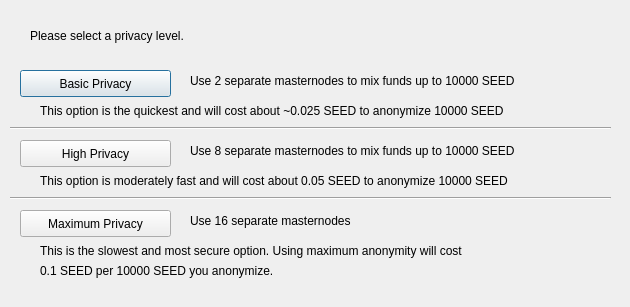
<?xml version="1.0" encoding="UTF-8"?>
<ui version="4.0">
 <class>DarksendConfig</class>
 <widget class="QDialog" name="DarksendConfig">
  <property name="geometry">
   <rect>
    <x>0</x>
    <y>0</y>
    <width>630</width>
    <height>307</height>
   </rect>
  </property>
  <property name="windowTitle">
   <string>Configure Darksend</string>
  </property>
  <widget class="QPushButton" name="buttonBasic">
   <property name="geometry">
    <rect>
     <x>20</x>
     <y>70</y>
     <width>151</width>
     <height>27</height>
    </rect>
   </property>
   <property name="text">
    <string>Basic Privacy</string>
   </property>
  </widget>
  <widget class="QPushButton" name="buttonHigh">
   <property name="geometry">
    <rect>
     <x>20</x>
     <y>140</y>
     <width>151</width>
     <height>27</height>
    </rect>
   </property>
   <property name="text">
    <string>High Privacy</string>
   </property>
  </widget>
  <widget class="QPushButton" name="buttonMax">
   <property name="geometry">
    <rect>
     <x>20</x>
     <y>210</y>
     <width>151</width>
     <height>27</height>
    </rect>
   </property>
   <property name="text">
    <string>Maximum Privacy</string>
   </property>
  </widget>
  <widget class="QLabel" name="label">
   <property name="geometry">
    <rect>
     <x>30</x>
     <y>20</y>
     <width>571</width>
     <height>31</height>
    </rect>
   </property>
   <property name="text">
    <string>Please select a privacy level.</string>
   </property>
  </widget>
  <widget class="QLabel" name="label_2">
   <property name="geometry">
    <rect>
     <x>190</x>
     <y>70</y>
     <width>421</width>
     <height>21</height>
    </rect>
   </property>
   <property name="text">
    <string>Use 2 separate masternodes to mix funds up to 10000 SEED</string>
   </property>
  </widget>
  <widget class="QLabel" name="label_3">
   <property name="geometry">
    <rect>
     <x>190</x>
     <y>140</y>
     <width>411</width>
     <height>21</height>
    </rect>
   </property>
   <property name="text">
    <string>Use 8 separate masternodes to mix funds up to 10000 SEED</string>
   </property>
  </widget>
  <widget class="QLabel" name="label_4">
   <property name="geometry">
    <rect>
     <x>190</x>
     <y>210</y>
     <width>421</width>
     <height>21</height>
    </rect>
   </property>
   <property name="text">
    <string>Use 16 separate masternodes</string>
   </property>
  </widget>
  <widget class="QLabel" name="label_6">
   <property name="geometry">
    <rect>
     <x>40</x>
     <y>100</y>
     <width>561</width>
     <height>21</height>
    </rect>
   </property>
   <property name="text">
    <string>This option is the quickest and will cost about ~0.025 SEED to anonymize 10000 SEED</string>
   </property>
  </widget>
  <widget class="QLabel" name="label_7">
   <property name="geometry">
    <rect>
     <x>40</x>
     <y>170</y>
     <width>561</width>
     <height>21</height>
    </rect>
   </property>
   <property name="text">
    <string>This option is moderately fast and will cost about 0.05 SEED to anonymize 10000 SEED</string>
   </property>
  </widget>
  <widget class="QLabel" name="label_8">
   <property name="geometry">
    <rect>
     <x>40</x>
     <y>240</y>
     <width>561</width>
     <height>21</height>
    </rect>
   </property>
   <property name="text">
    <string>This is the slowest and most secure option. Using maximum anonymity will cost</string>
   </property>
  </widget>
  <widget class="QLabel" name="label_9">
   <property name="geometry">
    <rect>
     <x>40</x>
     <y>260</y>
     <width>561</width>
     <height>21</height>
    </rect>
   </property>
   <property name="text">
    <string>0.1 SEED per 10000 SEED you anonymize.</string>
   </property>
  </widget>
  <widget class="Line" name="line">
   <property name="geometry">
    <rect>
     <x>10</x>
     <y>120</y>
     <width>601</width>
     <height>16</height>
    </rect>
   </property>
   <property name="orientation">
    <enum>Qt::Horizontal</enum>
   </property>
  </widget>
  <widget class="Line" name="line_2">
   <property name="geometry">
    <rect>
     <x>10</x>
     <y>190</y>
     <width>601</width>
     <height>16</height>
    </rect>
   </property>
   <property name="orientation">
    <enum>Qt::Horizontal</enum>
   </property>
  </widget>
 </widget>
 <resources/>
 <connections/>
</ui>
